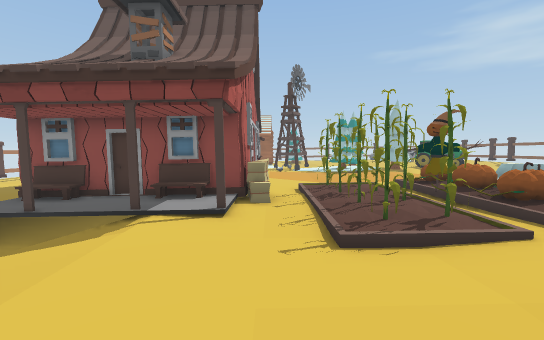
View 1 (above)

18 first-person views from a walk through a Unity game level. The camera is 1.5 m above the floor, tilts 4° down and sees 90° across. The floor is counted in squares, 1 m on a side. Each view is taken from the middle of a square. On the plan, view 1 faces up. The plan holds only what a view shows up to about 14 squares ahead; the rest is blank. The player is left out.

View 2
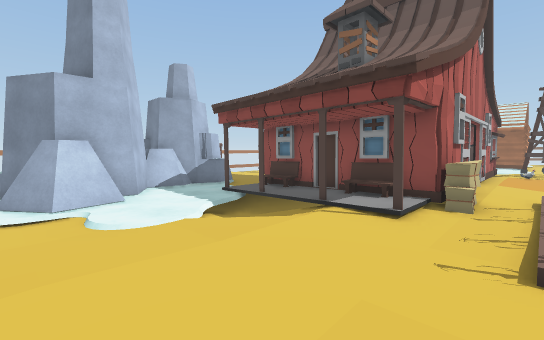

View 3
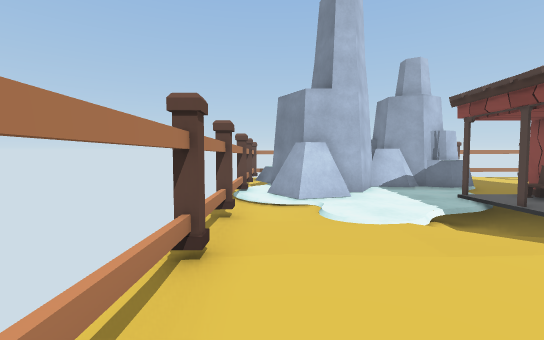

View 4
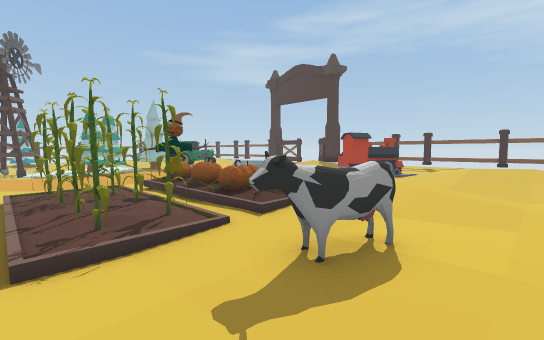

View 5
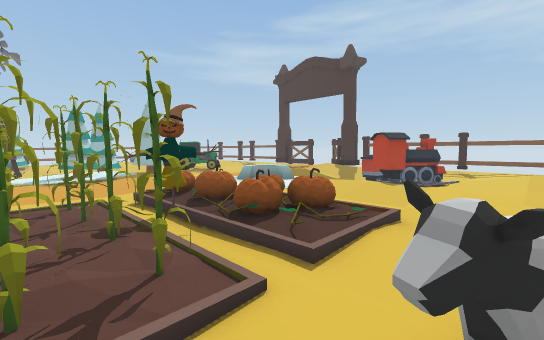

View 6
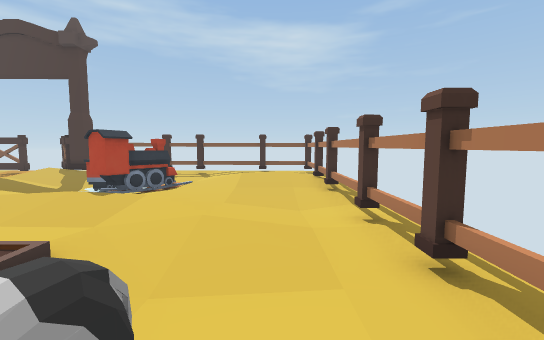

View 7
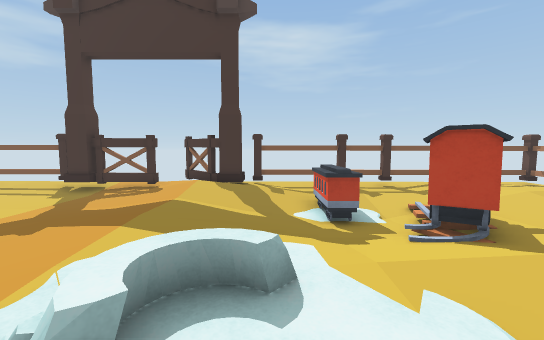

View 8
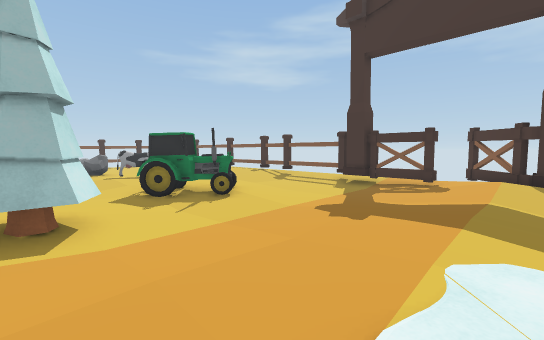

View 9
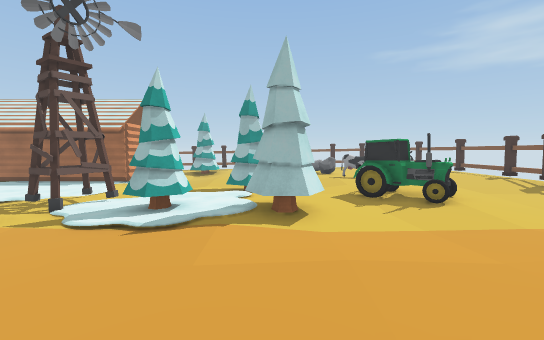

View 10
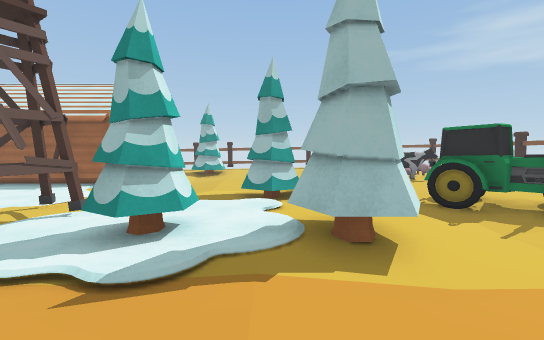

View 11
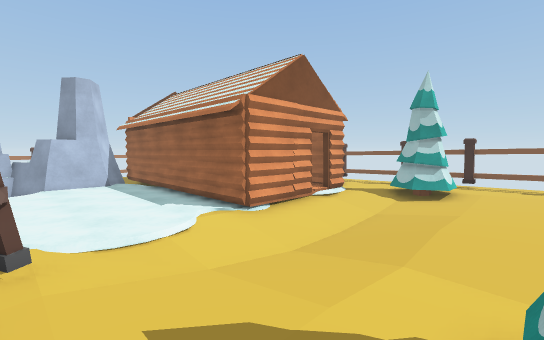

View 12
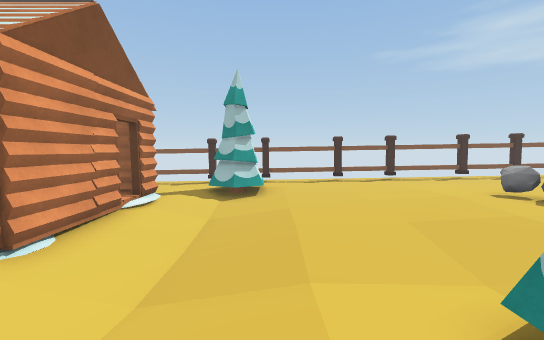

View 13
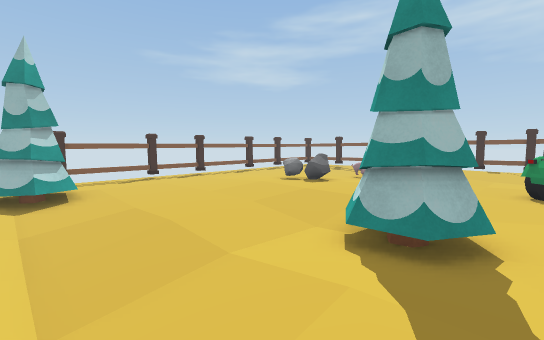

View 14
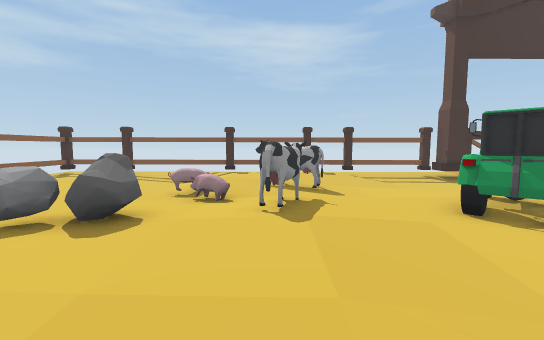

View 15
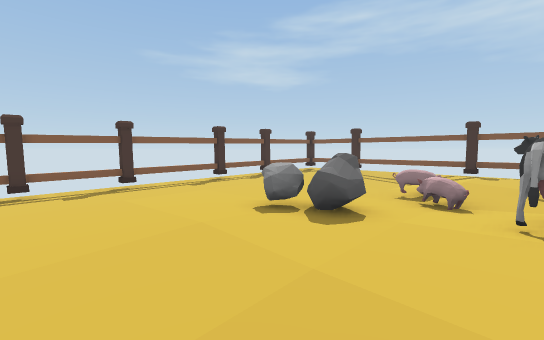

View 16
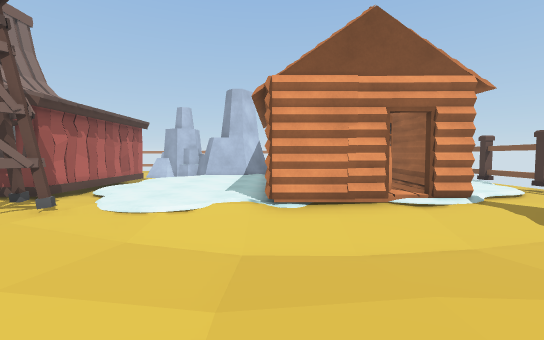

View 17
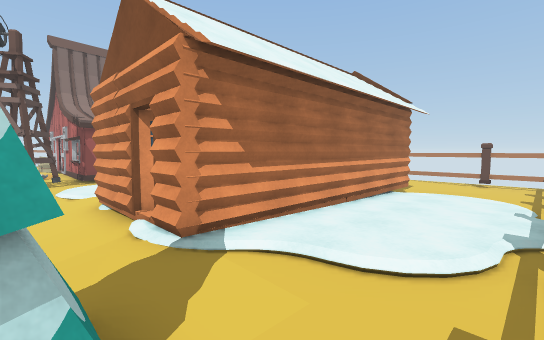

View 18
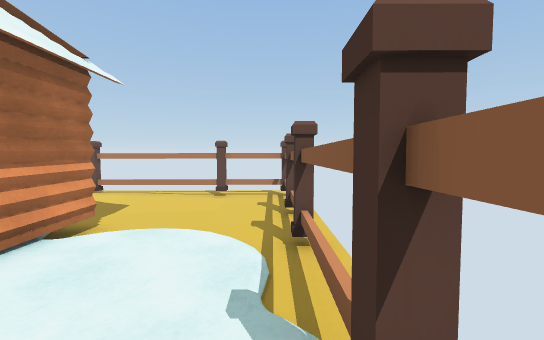

### Floor plan
Key: @ floor where view 1 was taken; # wall or solid block; x gap in a wall; . main floor; : floor 0.25 m higher than the main floor; - floor 0.25 m lower than the main floor; + floor 0.5 m higher than the main floor; _ floor 0.5 m lower than the main floor; / step, stairs or slope; = window, fence, low wall or low ledge; ^ raised ledge; T thing the floor can be seen under or through; R rock; P pine tree; W wagon; O other object.
Columns run from 15 left of view 1 to 21 right of it. Each row starts with its distance up from view 1.
 36 ######### x ########################
 35 #------//../---... ..........::  ::#
 34 #-----/....../-... ..........:  :: #
 33 #------......./..PP...........:::  #
 32 ------/......./..PP-........:..   .=
 31 -----###########//--....::::..  ...=
 30 ---__        ::x//--....::^=.......=
 29 ---           OO////....::^^..=/../=
 28 x    #         #////....:::=.=//:::x
 27      #         #/_/-.....:::.x:+:::
 26       ##########-_/----/..:#=#x:
 25      RR........-/_/---P...::=#=:::
 24       R........./_/-.P# ...::::::::x
 23      RR.........--/..PPP-.......:::
 22      RR/........--.........T :..:/.=
 21      R  ....../.TT.  ./....TT .....=
 20          ///./-.TT    .....TT=.....=
 19         #######.TT PP .  .--=......x
 18               =./..PP.PPP---......##
 17               #./..///..-----.....##
 16               #..---..............#:
 15               #..---..............#:
 14               #.------......::.///::x
 13   --          /.------.../.::::://+#
 12   ---         /.-----  /  :::::///##
 11   ----        #.-   -  :  O...////##
 10    ---        #././//  :  O:./--//:#
  9     ---       #=/##///   :::/---//.=
  8      R- #######=/####=   .::/-WWW..=
  7      RR //..///-/####=/  .::O/-///.#
  6     ##--#.#.#.#-/##/=// ..::OOO//..=
  5    R#R----_/-.--/##//#=...:..OO ...#
  4      R----//----///////...:..../..:=
  3       #R----------.....//:....//:
  2       #RR---------#=#--/:...../++
  1       #RR----.-- --.......--.//++
  0    RRRRR/------@- -......--////+
 -1     #### ###  #=     ##==#x==  x

Where each view was taken, in squares from view 1:
view 1: 0 up, 0 right, facing up
view 2: 0 up, 1 right, facing up-left
view 3: 0 up, 1 right, facing left
view 4: 0 up, 1 right, facing up-right
view 5: 2 up, 2 right, facing up-right
view 6: 1 up, 4 right, facing right
view 7: 10 up, 8 right, facing right
view 8: 12 up, 8 right, facing up-right
view 9: 11 up, 8 right, facing up
view 10: 14 up, 7 right, facing up
view 11: 21 up, 6 right, facing up-left
view 12: 22 up, 4 right, facing up
view 13: 22 up, 2 right, facing up-right
view 14: 26 up, 7 right, facing right
view 15: 26 up, 7 right, facing up-right
view 16: 26 up, 7 right, facing left
view 17: 35 up, 2 right, facing down-left
view 18: 35 up, 4 left, facing left
